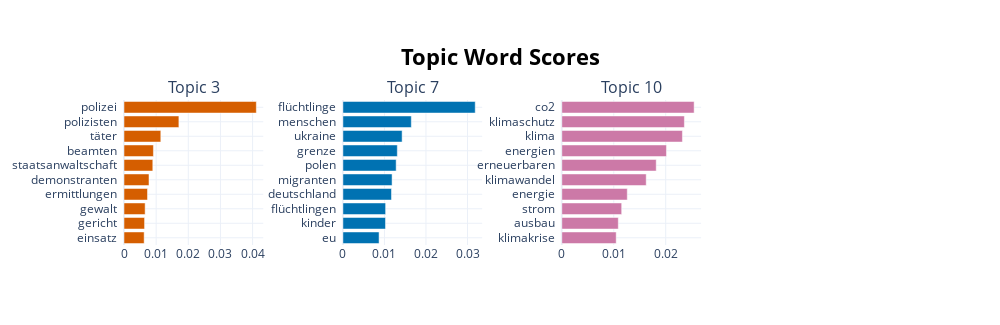

Notebook cell for this chart:
### Code cell
topic_model.visualize_barchart(topics=[3, 7, 10], n_words=10)

### Figure 1 — Plotly figure (JSON) as saved in the notebook; plotly's stock layout.template omitted (floating-point values rounded to 4 significant figures)
{"data": [{"marker": {"color": "#D55E00"}, "orientation": "h", "type": "bar", "x": [0.006269, 0.006397, 0.006574, 0.007313, 0.007773, 0.008958, 0.009151, 0.01145, 0.01707, 0.04116], "xaxis": "x", "y": ["einsatz  ", "gericht  ", "gewalt  ", "ermittlungen  ", "demonstranten  ", "staatsanwaltschaft  ", "beamten  ", "täter  ", "polizisten  ", "polizei  "], "yaxis": "y"}, {"marker": {"color": "#0072B2"}, "orientation": "h", "type": "bar", "x": [0.008707, 0.01026, 0.01028, 0.01169, 0.01184, 0.01282, 0.0131, 0.01426, 0.01647, 0.03186], "xaxis": "x2", "y": ["eu  ", "kinder  ", "flüchtlingen  ", "deutschland  ", "migranten  ", "polen  ", "grenze  ", "ukraine  ", "menschen  ", "flüchtlinge  "], "yaxis": "y2"}, {"marker": {"color": "#CC79A7"}, "orientation": "h", "type": "bar", "x": [0.01047, 0.01088, 0.01153, 0.01261, 0.01625, 0.01818, 0.02015, 0.02322, 0.0236, 0.02547], "xaxis": "x3", "y": ["klimakrise  ", "ausbau  ", "strom  ", "energie  ", "klimawandel  ", "erneuerbaren  ", "energien  ", "klima  ", "klimaschutz  ", "co2  "], "yaxis": "y3"}], "layout": {"annotations": [{"font": {"size": 16}, "showarrow": false, "text": "Topic 3", "x": 0.0875, "xanchor": "center", "xref": "paper", "y": 1, "yanchor": "bottom", "yref": "paper"}, {"font": {"size": 16}, "showarrow": false, "text": "Topic 7", "x": 0.3625, "xanchor": "center", "xref": "paper", "y": 1, "yanchor": "bottom", "yref": "paper"}, {"font": {"size": 16}, "showarrow": false, "text": "Topic 10", "x": 0.6375, "xanchor": "center", "xref": "paper", "y": 1, "yanchor": "bottom", "yref": "paper"}], "height": 325, "hoverlabel": {"bgcolor": "white", "font": {"family": "Rockwell", "size": 16}}, "showlegend": false, "title": {"font": {"color": "Black", "size": 22}, "text": "<b>Topic Word Scores", "x": 0.5, "xanchor": "center", "yanchor": "top"}, "width": 1000, "xaxis": {"anchor": "y", "domain": [0, 0.175], "showgrid": true}, "xaxis2": {"anchor": "y2", "domain": [0.275, 0.45], "showgrid": true}, "xaxis3": {"anchor": "y3", "domain": [0.55, 0.725], "showgrid": true}, "xaxis4": {"anchor": "y4", "domain": [0.825, 1], "showgrid": true}, "yaxis": {"anchor": "x", "domain": [0, 1], "showgrid": true}, "yaxis2": {"anchor": "x2", "domain": [0, 1], "showgrid": true}, "yaxis3": {"anchor": "x3", "domain": [0, 1], "showgrid": true}, "yaxis4": {"anchor": "x4", "domain": [0, 1], "showgrid": true}}}
